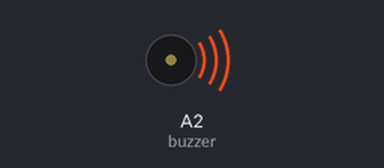
A sketch run on a simulated Arduino Uno, built with avr-gcc and run on an emulated ATmega328P. Shown: buzzer (waves = sounding). Random numbers use the default seed unless the sketch sets one.

Above: at 0.1 s.
At 28.3 s:
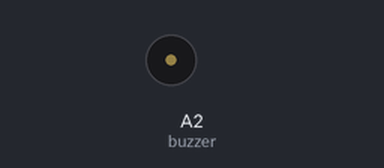
Timing chart, 0 to 40.0 s (numbered marks = the images above):
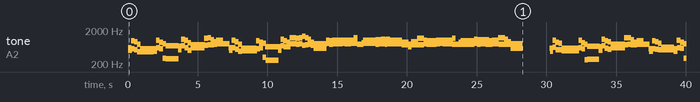

Measured:
- by itself, tone on A2 (buzzer): plays 606 Hz for 0.01 s, 513 Hz for 0.01 s, 606 Hz for 0.01 s, 513 Hz for 0.01 s, 606 Hz for 0.01 s, 513 Hz for 0.01 s … (3013 notes in this stretch)

The sketch:

Jinglebell.ino
```cpp
#include "pitches.h"

const int buzzer = A2;

void setup() {
  Serial.begin(9600);

  pinMode(buzzer, OUTPUT);
}

void loop() {
  jinglebell();
  delay(2000);
}

void jinglebell() {
  static const int melody[][93] = {
    {
      NOTE_D5, NOTE_B5, NOTE_A5, NOTE_G5, NOTE_D5,
      NOTE_D5, NOTE_B5, NOTE_A5, NOTE_G5, NOTE_E5,
      NOTE_E5, NOTE_C6, NOTE_B5, NOTE_A5, NOTE_FS5,
      NOTE_D6, NOTE_D6, NOTE_C6, NOTE_A5, NOTE_B5, NOTE_G5,
      NOTE_D5, NOTE_B5, NOTE_A5, NOTE_G5, NOTE_D5,
      NOTE_D5, NOTE_B5, NOTE_A5, NOTE_G5, NOTE_E5,
      NOTE_E5, NOTE_C6, NOTE_B5, NOTE_A5, NOTE_D6, NOTE_D6, NOTE_D6,
      NOTE_D6, NOTE_E6, NOTE_D6, NOTE_C6, NOTE_A5, NOTE_G5,

      NOTE_B5, NOTE_B5, NOTE_B5, NOTE_B5, NOTE_B5, NOTE_B5,
      NOTE_B5, NOTE_D6, NOTE_G5, NOTE_A5, NOTE_B5,
      NOTE_C6, NOTE_C6, NOTE_C6, NOTE_C6, NOTE_C6, NOTE_B5, NOTE_B5, NOTE_B5,
      NOTE_B5, NOTE_A5, NOTE_A5, NOTE_G5, NOTE_A5, NOTE_D6,
      NOTE_B5, NOTE_B5, NOTE_B5, NOTE_B5, NOTE_B5, NOTE_B5,
      NOTE_B5, NOTE_D6, NOTE_G5, NOTE_A5, NOTE_B5,
      NOTE_C6, NOTE_C6, NOTE_C6, NOTE_C6, NOTE_C6, NOTE_B5, NOTE_B5, NOTE_B5,
      NOTE_D6, NOTE_D6, NOTE_C6, NOTE_A5, NOTE_G5
    },
    {
      NOTE_B4, NOTE_D5, NOTE_C5, NOTE_B4, NOTE_B4,
      NOTE_B4, NOTE_D5, NOTE_D5, NOTE_D4, NOTE_C4,
      NOTE_C5, NOTE_E5, NOTE_D5, NOTE_C5, NOTE_D5,
      NOTE_FS5, NOTE_FS5, NOTE_FS5, NOTE_FS5, NOTE_G5, NOTE_G5,
      NOTE_B4, NOTE_D5, NOTE_C5, NOTE_B4, NOTE_B4,
      NOTE_B4, NOTE_D5, NOTE_D5, NOTE_D4, NOTE_C4,
      NOTE_C5, NOTE_E5, NOTE_E5, NOTE_E5, NOTE_G5, NOTE_G5, NOTE_G5, NOTE_G5,
      NOTE_FS5, NOTE_FS5, NOTE_FS5, NOTE_FS5, NOTE_D5,

      NOTE_G5, NOTE_G5, NOTE_G5, NOTE_G5, NOTE_G5, NOTE_G5,
      NOTE_G5, NOTE_G5, NOTE_G5, NOTE_G5, NOTE_G5,
      NOTE_G5, NOTE_G5, NOTE_G5, NOTE_G5, NOTE_G5, NOTE_G5, NOTE_G5, NOTE_G5,
      NOTE_G5, NOTE_FS5, NOTE_FS5, NOTE_E5, NOTE_FS5, NOTE_FS5,
      NOTE_G5, NOTE_G5, NOTE_G5, NOTE_G5, NOTE_G5, NOTE_G5,
      NOTE_G5, NOTE_G5, NOTE_G5, NOTE_G5, NOTE_G5,
      NOTE_G5, NOTE_G5, NOTE_G5, NOTE_G5, NOTE_G5, NOTE_G5, NOTE_G5, NOTE_G5,
      NOTE_FS5, NOTE_FS5, NOTE_FS5, NOTE_FS5, NOTE_D5
    }
  };


  uint8_t noteDurations[] = {
    8, 8, 8, 8, 2,
    8, 8, 8, 8, 2,
    8, 8, 8, 8, 2,
    8, 8, 8, 8, 4, 4,
    8, 8, 8, 8, 2,
    8, 8, 8, 8, 2,
    8, 8, 8, 8, 8, 8, 8, 8,
    8, 8, 8, 8, 2,
    8, 8, 4, 8, 8, 4,
    8, 8, 6, 16, 2,
    8, 8, 6, 16, 8, 8, 8, 8,
    8, 8, 8, 8, 4, 4,
    8, 8, 4, 8, 8, 4,
    8, 8, 6, 16, 2,
    8, 8, 6, 16, 8, 8, 8,
    8, 8, 8, 8, 8, 2
  };

  int count = sizeof(noteDurations);

  for (int thisNote = 0; thisNote < count; thisNote++) {
    int noteDuration = 1500 / noteDurations[thisNote];
    int chordCount = noteDuration / 10;
    noteDuration = 10;

    noteDuration += random(2);
    int ran = -30 + random(60);
    int pauseBetweenNotes = noteDuration;
    pauseBetweenNotes += random(2);
    pauseBetweenNotes *= 1.10;

    for (int j = 0; j < chordCount; j++) {
      tone(buzzer, melody[j % 2][thisNote] + ran, noteDuration);
      delay(pauseBetweenNotes);
    }
    noTone(buzzer);
  }
}
```

pitches.h
```cpp
enum sayType : int {
  WORDS,
  QUESTION,
  WOW,
  SAD
};

/*************************************************
 * Public Constants
 *************************************************/

#define NOTE_B0  31
#define NOTE_C1  33
#define NOTE_CS1 35
#define NOTE_D1  37
#define NOTE_DS1 39
#define NOTE_E1  41
#define NOTE_F1  44
#define NOTE_FS1 46
#define NOTE_G1  49
#define NOTE_GS1 52
#define NOTE_A1  55
#define NOTE_AS1 58
#define NOTE_B1  62
#define NOTE_C2  65
#define NOTE_CS2 69
#define NOTE_D2  73
#define NOTE_DS2 78
#define NOTE_E2  82
#define NOTE_F2  87
#define NOTE_FS2 93
#define NOTE_G2  98
#define NOTE_GS2 104
#define NOTE_A2  110
#define NOTE_AS2 117
#define NOTE_B2  123
#define NOTE_C3  131
#define NOTE_CS3 139
#define NOTE_D3  147
#define NOTE_DS3 156
#define NOTE_E3  165
#define NOTE_F3  175
#define NOTE_FS3 185
#define NOTE_G3  196
#define NOTE_GS3 208
#define NOTE_A3  220
#define NOTE_AS3 233
#define NOTE_B3  247
#define NOTE_C4  262
#define NOTE_CS4 277
#define NOTE_D4  294
#define NOTE_DS4 311
#define NOTE_E4  330
#define NOTE_F4  349
#define NOTE_FS4 370
#define NOTE_G4  392
#define NOTE_GS4 415
#define NOTE_A4  440
#define NOTE_AS4 466
#define NOTE_B4  494
#define NOTE_C5  523
#define NOTE_CS5 554
#define NOTE_D5  587
#define NOTE_DS5 622
#define NOTE_E5  659
#define NOTE_F5  698
#define NOTE_FS5 740
#define NOTE_G5  784
#define NOTE_GS5 831
#define NOTE_A5  880
#define NOTE_AS5 932
#define NOTE_B5  988
#define NOTE_C6  1047
#define NOTE_CS6 1109
#define NOTE_D6  1175
#define NOTE_DS6 1245
#define NOTE_E6  1319
#define NOTE_F6  1397
#define NOTE_FS6 1480
#define NOTE_G6  1568
#define NOTE_GS6 1661
#define NOTE_A6  1760
#define NOTE_AS6 1865
#define NOTE_B6  1976
#define NOTE_C7  2093
#define NOTE_CS7 2217
#define NOTE_D7  2349
#define NOTE_DS7 2489
#define NOTE_E7  2637
#define NOTE_F7  2794
#define NOTE_FS7 2960
#define NOTE_G7  3136
#define NOTE_GS7 3322
#define NOTE_A7  3520
#define NOTE_AS7 3729
#define NOTE_B7  3951
#define NOTE_C8  4186
#define NOTE_CS8 4435
#define NOTE_D8  4699
#define NOTE_DS8 4978
```
